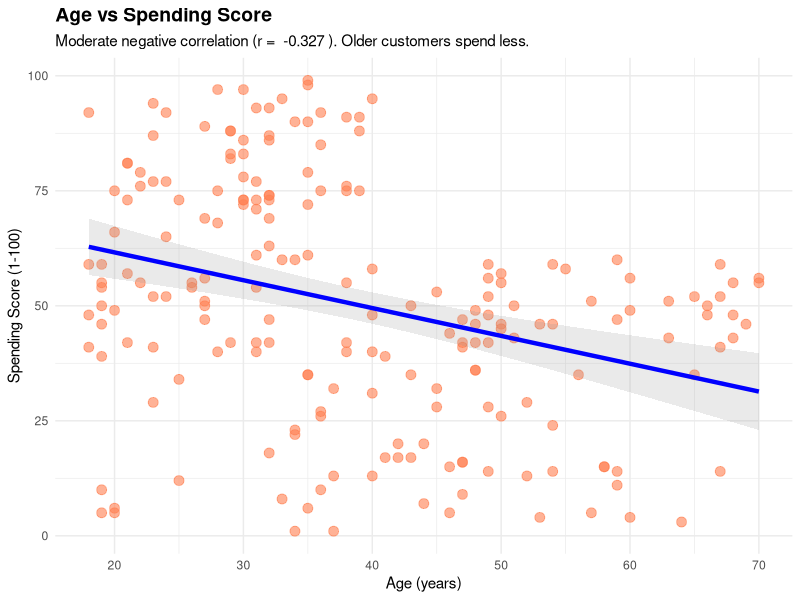
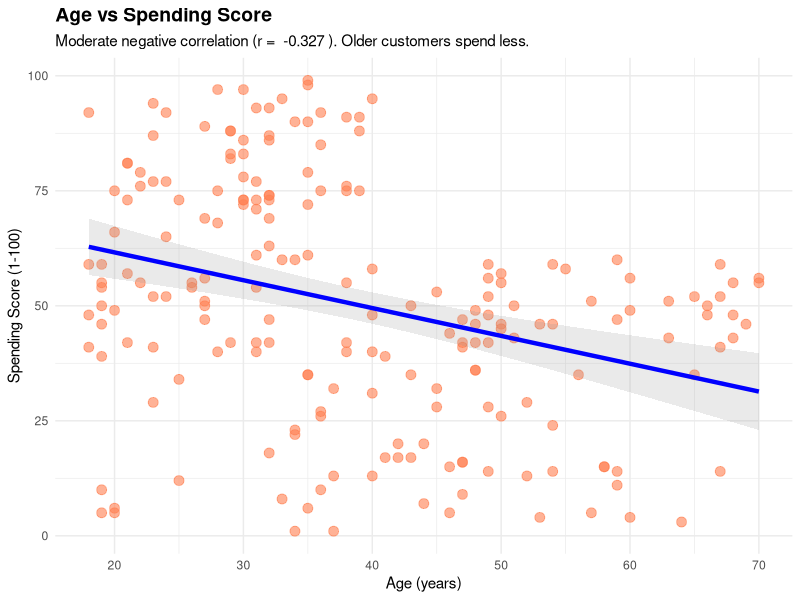

Write R code to recreate these figures, in order.
# ============================================
# TASK 2.8: BIVARIATE ANALYSIS - AGE vs SPENDING SCORE
# ============================================

library(ggplot2)
library(tidyverse)

# Load data
df <- read.csv("data/cleaned/mall_customers_original.csv")

# ========== CORRELATION ==========
correlation <- cor(df$Age, df$Spending_Score)
print(paste("Correlation (Age vs Spending):", round(correlation, 3)))

# ========== PLOT: SCATTER WITH REGRESSION LINE ==========
p <- ggplot(df, aes(x = Age, y = Spending_Score)) +
  geom_point(size = 3, alpha = 0.6, color = "coral") +
  geom_smooth(method = "lm", se = TRUE, color = "blue", alpha = 0.2, linewidth = 1.5) +
  labs(
    title = "Age vs Spending Score",
    x = "Age (years)",
    y = "Spending Score (1-100)",
    subtitle = paste("Moderate negative correlation (r = ", round(correlation, 3), "). Older customers spend less.")
  ) +
  theme_minimal() +
  theme(
    plot.title = element_text(face = "bold", size = 14),
    axis.title = element_text(size = 11)
  )

print(p)

# Save
ggsave("eda/plots/11_age_vs_spending.png", p, width = 8, height = 6, dpi = 300)
print("✓ Saved: 11_age_vs_spending.png")

print("\n✓ Task 2.8 Complete!")
